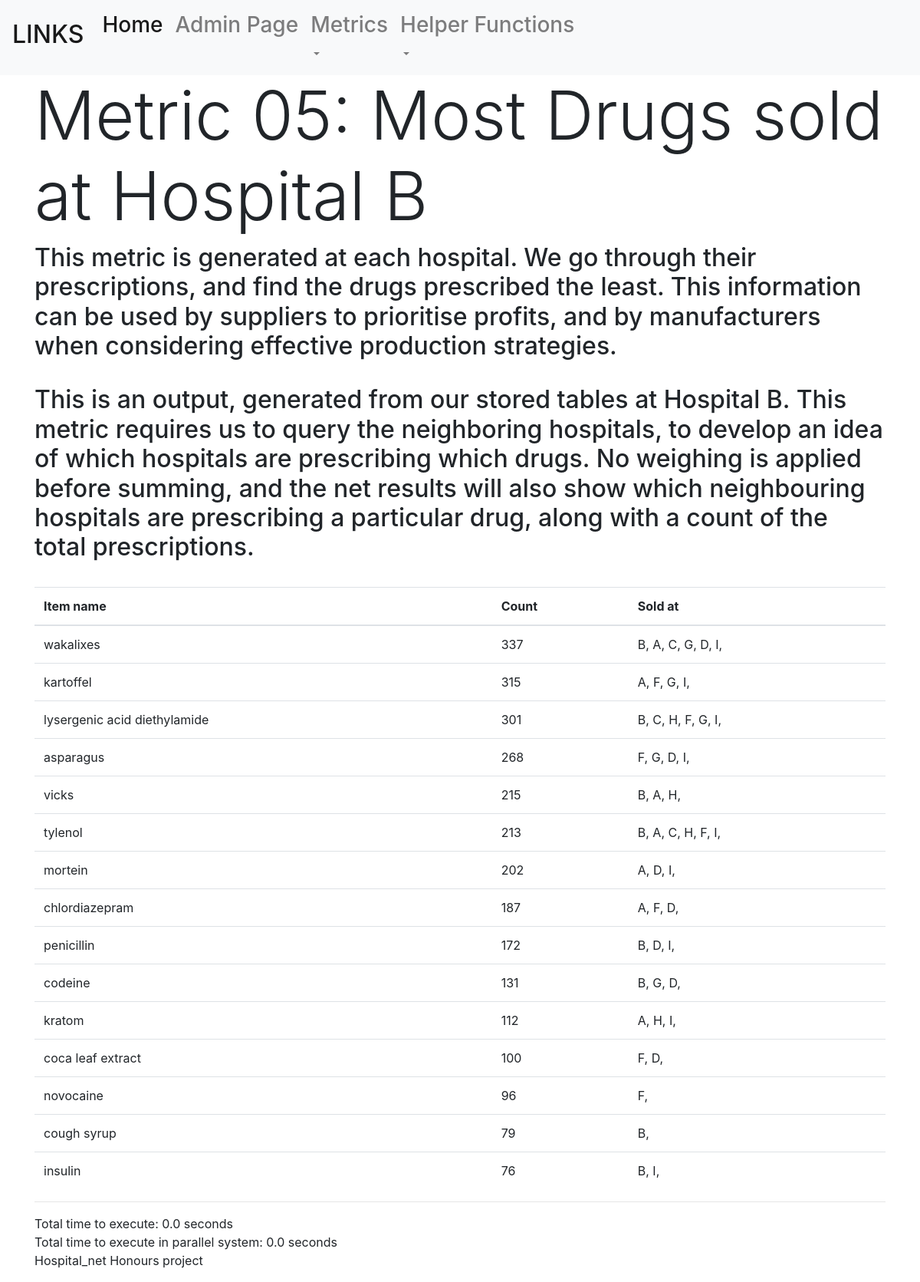
The page /metric_05/ on the database its author committed.
### hospital/models.py (models this page shows, shortened)
class hosp_req(models.Model):
    itemname = models.CharField(max_length=200)
    quantity = models.IntegerField()
    hosp_name = models.CharField(choices=hospital_names, max_length=10)
    date = models.DateField(verbose_name="Date of change")
    class Meta:
        unique_together = ("itemname", "hosp_name", "date")

### hospital_net/views.py (the view)
# urls.py: path('metric_05/', views.metric_05_viewpage),
def metric_05_viewpage(request, hospital='B'):
    visited = dict()
    max_depth = 2
    counts = dict()
    queue = [hospital]
    visited[hospital] = 0
    while(len(queue)>0):
        t = queue[0]
        queue.pop(0)
        for j in graph[t]:
            if visited[t] < max_depth and j not in visited.keys():
                queue.append(j)
                visited[j] = visited[t]+1
    hosp_list = dict()
    start = time.time()
    time_counts = dict()
    for i in range(8):
        date = datetime.date.today() - datetime.timedelta(days=i)
        for hosp in visited.keys():
            t1 = time.time()
            objs = hosp_req.objects.filter(hosp_name=hosp, date=date)
            for obj in objs:
                if obj.itemname not in counts.keys():
                    counts[obj.itemname] = obj.quantity
                else:
                    counts[obj.itemname]+=obj.quantity
                if obj.itemname not in hosp_list.keys():
                    hosp_list[obj.itemname] = [hosp]
                elif hosp not in hosp_list[obj.itemname]:
                    hosp_list[obj.itemname].append(hosp)
            t2 = time.time()-t1
            if hosp not in time_counts.keys():
                time_counts[hosp]=t2
            else:
                time_counts[hosp]+=t2
    end = time.time()-start
    results = dict()
    for i in range(3):
        results[i]=end
    for hosp in visited.keys():
        results[visited[hosp]] = min(results[visited[hosp]], time_counts[hosp])
    print("TOTAL TIME = ")
    x = 0
    for i in range(3):
        x+=results[i]
    print(x, "seconds")
    print("Expected = ", end)
    counts = dict(sorted(counts.items(), key=lambda item: item[1], reverse=True))
    data = []
    for key, value in counts.items():
        temp = [key, value, hosp_list[key]]
        data.append(temp)
    print(data)
    return render(request, 'hospital/metric_05.html', context={"data": data, "hospital": hospital, "exectime": end, "paralleltime": x})

### hospital/templates/hospital/metric_05.html
{% extends "hospital/base.html" %}
{% block content %}
    <h1 class="display-2">
        Metric 05: Most Drugs sold at Hospital {{hospital}}
    </h1>
    <h2>
    This metric is generated at each hospital. We go through their prescriptions, and find the drugs prescribed the least. This information can be used by suppliers to prioritise profits, and by manufacturers when considering effective production strategies.
    </h2>
    <br>
    <h2>
    This is an output, generated from our stored tables at Hospital {{hospital}}. This metric requires us to query the neighboring hospitals, to develop an idea of which hospitals are prescribing which drugs. No weighing is applied before summing, and the net results will also show which neighbouring hospitals are prescribing a particular drug, along with a count of the total prescriptions.
    </h2>
    <br>
    <table class="table">
        <thead>
            <tr>
                <th scope="col">Item name</th>
                <th scope="col">Count</th>
                <th scope="col">Sold at</th>
            </tr>
        </thead>
        <tbody>
        {% for key,value,hosps in data %}
            <tr>
                <td>{{ key }}</td>
                <td>{{ value }}</td>
                <td>
                    {% for hosp in hosps %}
                        {{hosp}},
                    {% endfor %}
                </td>
            </tr>
        {% endfor %}
        </tbody>
        </table>
    <hr>
    Total time to execute: {{exectime}} seconds
    <br>
    Total time to execute in parallel system: {{paralleltime}} seconds
{% endblock content %}

### rows shown on the page
hosp_req: data "wakalixes"
hosp_req: data "kartoffel"
hosp_req: data "lysergenic acid diethylamide"
hosp_req: data "asparagus"
hosp_req: data "vicks"
hosp_req: data "tylenol"
hosp_req: data "mortein"
hosp_req: data "chlordiazepram"
hosp_req: data "penicillin"
hosp_req: data "codeine"
hosp_req: data "kratom"
hosp_req: data "coca leaf extract"
hosp_req: data "novocaine"
hosp_req: data "cough syrup"
hosp_req: data "insulin"

### other values the page prints
{{ hospital }} "B"
{{ value }} "337" "315" "301" "268" "215" "213" "202" "187" "172" "131" "112" "100" "96" "79" "76"
{{ hosp }} "B" "A" "C" "G" "D" "I" "A" "F" "G" "I" "B" "C" "H" "F" "G" "I" "F" "G" "D" "I" "B" "A" "H" "B" "A" "C" "H" "F" "I" "A" "D" "I" "A" "F" "D" "B" "D" "I" "B" "G" "D" "A" "H" "I" "F" "D" "F" "B" "B" "I"
{{ paralleltime }} "0.0"
